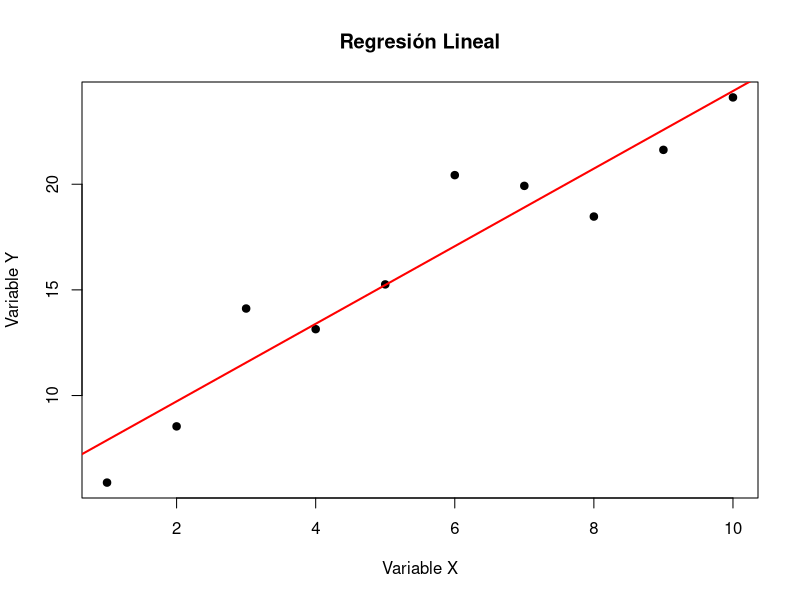
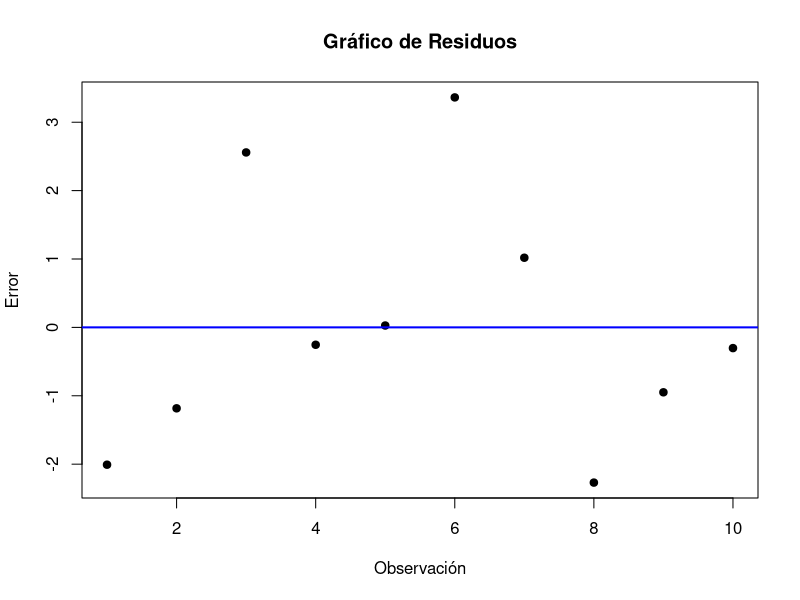
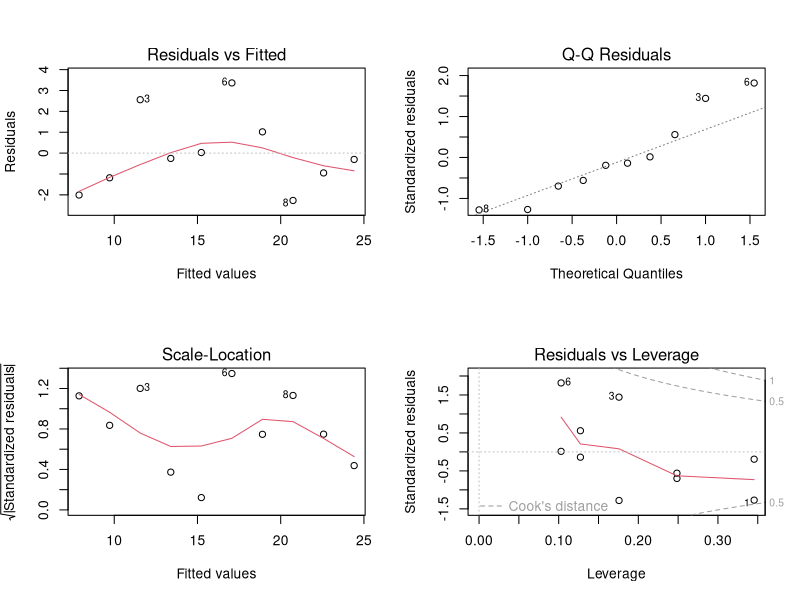

Here is the R script that generated these plots, in order:
# ------------------------------------------
# ANALISIS DE REGRESION LINEAL EN R
# Archivo: 3_analisis_r.R
# ------------------------------------------

# 1. Simular datos
set.seed(123)

# Variable independiente (X)
x <- c(1,2,3,4,5,6,7,8,9,10)

# Variable dependiente (Y)
# Simulamos una relación lineal con algo de error
y <- 5 + 2*x + rnorm(10, mean = 0, sd = 2)

# Ver datos
datos <- data.frame(x, y)
print(datos)

# ------------------------------------------
# 2. Crear el modelo de regresión lineal
# ------------------------------------------

modelo <- lm(y ~ x)

# Ver resumen estadístico del modelo
summary(modelo)

# ------------------------------------------
# 3. Graficar puntos y línea de regresión
# ------------------------------------------

plot(x, y,
     main = "Regresión Lineal",
     xlab = "Variable X",
     ylab = "Variable Y",
     pch = 19)

# Agregar línea de regresión
abline(modelo, col = "red", lwd = 2)

# ------------------------------------------
# 4. Evaluar residuos (errores del modelo)
# ------------------------------------------

# Obtener residuos
residuos <- residuals(modelo)

print(residuos)

# Gráfico de residuos
plot(residuos,
     main = "Gráfico de Residuos",
     ylab = "Error",
     xlab = "Observación",
     pch = 19)

# Línea horizontal en 0
abline(h = 0, col = "blue", lwd = 2)

# ------------------------------------------
# 5. Diagnóstico del modelo
# ------------------------------------------

par(mfrow = c(2,2))
plot(modelo)
